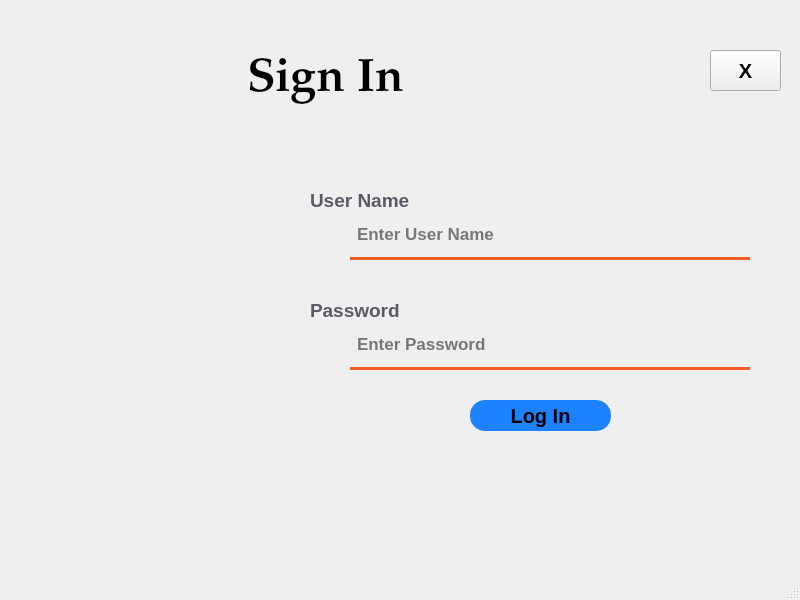
<?xml version="1.0" encoding="UTF-8"?>
<ui version="4.0">
 <class>MainPage</class>
 <widget class="QMainWindow" name="MainPage">
  <property name="geometry">
   <rect>
    <x>0</x>
    <y>0</y>
    <width>800</width>
    <height>600</height>
   </rect>
  </property>
  <property name="windowTitle">
   <string>MainWindow</string>
  </property>
  <property name="styleSheet">
   <string notr="true">Qlabel
{
 background-color:rgb(52,50,64);
 color:white;
}</string>
  </property>
  <widget class="QWidget" name="centralwidget">
   <widget class="QPushButton" name="pushButton_LogIn">
    <property name="geometry">
     <rect>
      <x>470</x>
      <y>400</y>
      <width>141</width>
      <height>31</height>
     </rect>
    </property>
    <property name="font">
     <font>
      <family>Arial</family>
      <pointsize>15</pointsize>
      <bold>true</bold>
     </font>
    </property>
    <property name="styleSheet">
     <string notr="true">QPushButton
{
	border:none;
	background-color:rgb(28, 130, 255);
	border-radius:15px;
	color:black;
}
QPushButton:Hover
{
	border:none;
	background-color:rgb(28, 130, 255);
	border-radius:15px;
	color:white;
}
QPushButton:Pressed
{
	border:5px solid rgb(241,92,34);
	background-color:rgb(28, 130, 255);
	border-radius:15px;
	color:red;
}</string>
    </property>
    <property name="text">
     <string>Log In</string>
    </property>
   </widget>
   <widget class="QLabel" name="label_5">
    <property name="geometry">
     <rect>
      <x>310</x>
      <y>180</y>
      <width>160</width>
      <height>40</height>
     </rect>
    </property>
    <property name="font">
     <font>
      <family>Arial</family>
      <pointsize>14</pointsize>
      <bold>true</bold>
     </font>
    </property>
    <property name="styleSheet">
     <string notr="true">QLabel
{
	color:rgb(90,90,100);
}</string>
    </property>
    <property name="text">
     <string>User Name</string>
    </property>
    <property name="alignment">
     <set>Qt::AlignLeading|Qt::AlignLeft|Qt::AlignVCenter</set>
    </property>
   </widget>
   <widget class="QPushButton" name="pushButton_exit">
    <property name="geometry">
     <rect>
      <x>710</x>
      <y>50</y>
      <width>71</width>
      <height>41</height>
     </rect>
    </property>
    <property name="font">
     <font>
      <pointsize>15</pointsize>
      <bold>true</bold>
     </font>
    </property>
    <property name="mouseTracking">
     <bool>true</bool>
    </property>
    <property name="text">
     <string>X</string>
    </property>
    <property name="icon">
     <iconset theme="text-x-generic"/>
    </property>
   </widget>
   <widget class="QLabel" name="label_3">
    <property name="geometry">
     <rect>
      <x>240</x>
      <y>50</y>
      <width>171</width>
      <height>61</height>
     </rect>
    </property>
    <property name="font">
     <font>
      <family>Palatino Linotype</family>
      <pointsize>35</pointsize>
      <bold>true</bold>
     </font>
    </property>
    <property name="text">
     <string>Sign In</string>
    </property>
    <property name="alignment">
     <set>Qt::AlignCenter</set>
    </property>
   </widget>
   <widget class="QLabel" name="label_4">
    <property name="geometry">
     <rect>
      <x>310</x>
      <y>290</y>
      <width>160</width>
      <height>40</height>
     </rect>
    </property>
    <property name="font">
     <font>
      <family>Arial</family>
      <pointsize>14</pointsize>
      <bold>true</bold>
     </font>
    </property>
    <property name="styleSheet">
     <string notr="true">QLabel
{
	color:rgb(90,90,100);
}</string>
    </property>
    <property name="text">
     <string>Password</string>
    </property>
    <property name="alignment">
     <set>Qt::AlignLeading|Qt::AlignLeft|Qt::AlignVCenter</set>
    </property>
   </widget>
   <widget class="QLineEdit" name="lineEdit_username">
    <property name="geometry">
     <rect>
      <x>350</x>
      <y>210</y>
      <width>400</width>
      <height>50</height>
     </rect>
    </property>
    <property name="font">
     <font>
      <family>Arial</family>
      <pointsize>13</pointsize>
      <italic>false</italic>
      <bold>true</bold>
      <kerning>true</kerning>
     </font>
    </property>
    <property name="styleSheet">
     <string notr="true">QLineEdit
{
	border: none;
  	border-bottom: 3px solid rgb(241,92,34);
    background-color: Transparent;
	color:black;
	padding:5px 5px 5px 5px;
}
QLineEdit:Focus
{
	 border: 2px solid rgb(241,92,34);
}</string>
    </property>
    <property name="text">
     <string/>
    </property>
    <property name="placeholderText">
     <string>Enter User Name</string>
    </property>
   </widget>
   <widget class="QLineEdit" name="lineEdit_password">
    <property name="geometry">
     <rect>
      <x>350</x>
      <y>320</y>
      <width>400</width>
      <height>50</height>
     </rect>
    </property>
    <property name="font">
     <font>
      <family>Arial</family>
      <pointsize>13</pointsize>
      <bold>true</bold>
     </font>
    </property>
    <property name="styleSheet">
     <string notr="true">QLineEdit
{
	border: none;
  	border-bottom: 3px solid rgb(241,92,34);
    background-color: Transparent;
	color:black;
	padding:5px 5px 5px 5px;
}
QLineEdit:Focus
{
	 border: 2px solid rgb(241,92,34);
}</string>
    </property>
    <property name="text">
     <string/>
    </property>
    <property name="echoMode">
     <enum>QLineEdit::Password</enum>
    </property>
    <property name="placeholderText">
     <string>Enter Password</string>
    </property>
   </widget>
  </widget>
  <widget class="QMenuBar" name="menubar">
   <property name="geometry">
    <rect>
     <x>0</x>
     <y>0</y>
     <width>800</width>
     <height>21</height>
    </rect>
   </property>
  </widget>
  <widget class="QStatusBar" name="statusbar"/>
 </widget>
 <resources/>
 <connections/>
</ui>
